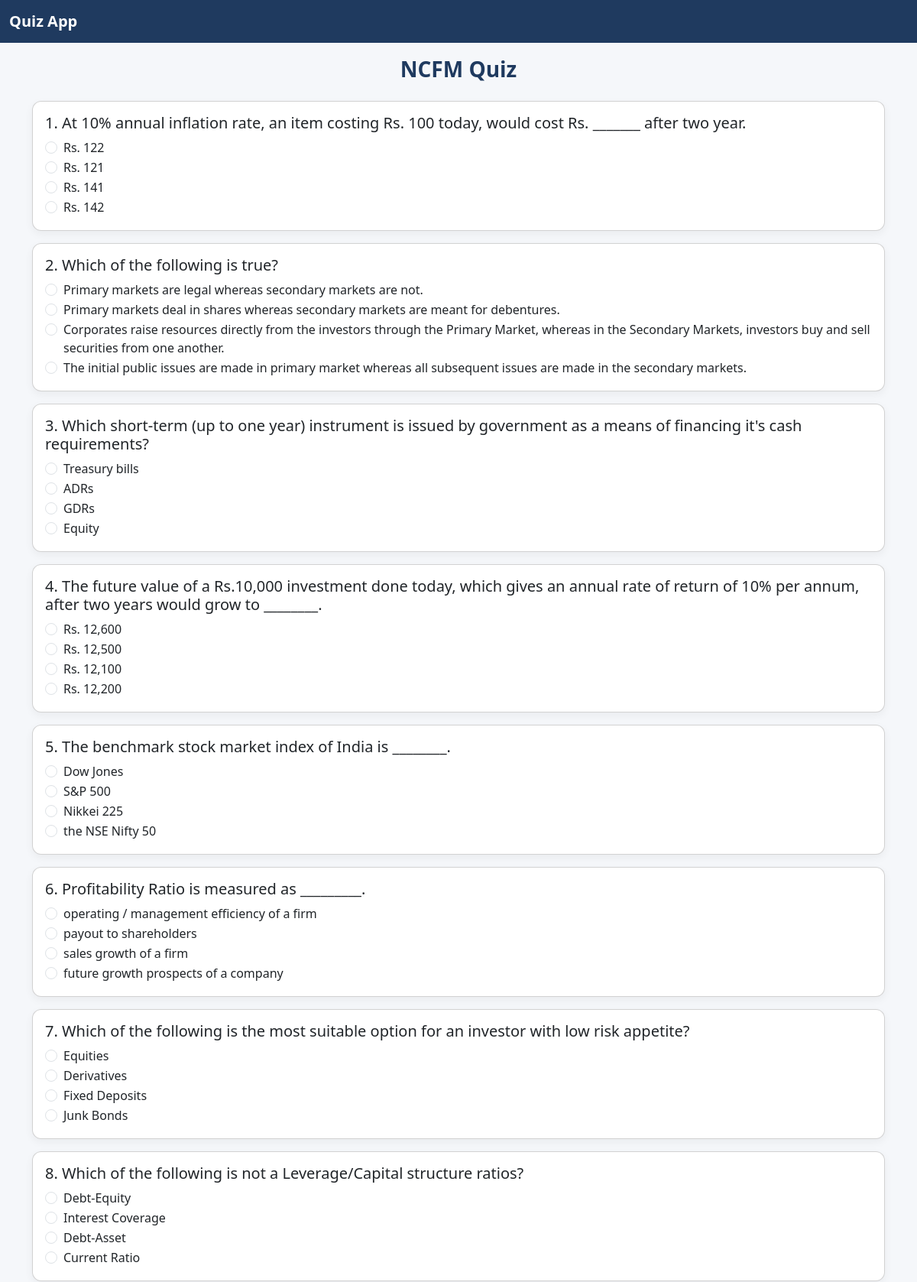
Screenshot of /retake-wrong/10/ (upper part) with the database file from the repository.
### quiz/models.py (models this page shows, shortened)
class Topic(models.Model):
    name = models.CharField(max_length=100)
    slug = models.SlugField(unique=True)

class Question(models.Model):
    topic = models.ForeignKey(Topic, on_delete=models.CASCADE)
    question = models.TextField()
    answer_description = models.TextField()

class Option(models.Model):
    question = models.ForeignKey(
        Question,
        related_name='options',
        on_delete=models.CASCADE
    )
    option_text = models.CharField(max_length=255)
    is_correct_ans = models.BooleanField(default=False)

### quiz/views.py (the view)
# urls.py: path('retake-wrong/<int:attempt_id>/', views.retake_wrong, name='retake_wrong'),
def retake_wrong(request, attempt_id):
    attempt = get_object_or_404(QuizAttempt, id=attempt_id)
    wrong_question_ids = attempt.wrong_questions
    questions = Question.objects.filter(id__in=wrong_question_ids)
    for q in questions:
        q.options_list = list(q.options.all())
        random.shuffle(q.options_list)
    return render(request, 'start_quiz.html', {
        'topic': attempt.topic,
        'questions': questions
    })

### quiz/templates/start_quiz.html (shortened to what this page needs)
{% extends 'base.html' %}
{% block content %}
<h3 class="text-center mb-4">{{ topic.name }} Quiz</h3>
<form method="post" action="{% url 'submit_quiz' topic.slug %}">
    {% for question in questions %}
        <div class="card mb-3">
            <div class="card-body">
                <h5>{{ forloop.counter }}. {{ question.question }}</h5>
                {% for option in question.options_list %}
                <div class="form-check">
                    <input class="form-check-input" type="radio"
                           name="{{ question.id }}"
                           value="{{ option.id }}"
                           id="q{{ question.id }}o{{ option.id }}">
                    <label class="form-check-label" for="q{{ question.id }}o{{ option.id }}">
                        {{ option.option_text }}
                    </label>
                </div>
                {% endfor %}
            </div>
        </div>
    {% endfor %}
</form>
{% endblock %}

### quiz/static/css/style.css (style rules this page uses)
body { padding: 0 8px; padding-top: 50px; background-color: #f5f7fa; color: #212529; }
h1, h2, h3 { color: #1f3a5f; font-weight: 600; }
.card { border-radius: 12px; box-shadow: 0 4px 12px rgba(0,0,0,0.05); }

### rows the page displays
Topic: name "NCFM"
Question: question "At 10% annual inflation rate, an item costing Rs. 100 today, would cost Rs. _______ after two year."
Option: option_text "Rs. 122"
Option: option_text "Rs. 121"
Option: option_text "Rs. 141"
Option: option_text "Rs. 142"
Question: question "Which of the following is true?"
Option: option_text "Primary markets are legal whereas secondary markets are not."
Option: option_text "Primary markets deal in shares whereas secondary markets are meant for debentures."
Option: option_text "Corporates raise resources directly from the investors through the Primary Market, whereas in the Secondary Markets, investors buy and sell securities from one another."
Option: option_text "The initial public issues are made in primary market whereas all subsequent issues are made in the secondary markets."
Question: question "Which short-term (up to one year) instrument is issued by government as a means of financing it's cash requirements?"
Option: option_text "Treasury bills"
Option: option_text "ADRs"
Option: option_text "GDRs"
Option: option_text "Equity"
Question: question "The future value of a Rs.10,000 investment done today, which gives an annual rate of return of 10% per annum, after two years would grow to ________."
Option: option_text "Rs. 12,600"
Option: option_text "Rs. 12,500"
Option: option_text "Rs. 12,100"
Option: option_text "Rs. 12,200"
Question: question "The benchmark stock market index of India is ________."
Option: option_text "Dow Jones"
Option: option_text "S&P 500"
Option: option_text "Nikkei 225"
Option: option_text "the NSE Nifty 50"
Question: question "Profitability Ratio is measured as _________."
Option: option_text "operating / management efficiency of a firm"
Option: option_text "payout to shareholders"
Option: option_text "sales growth of a firm"
Option: option_text "future growth prospects of a company"
Question: question "Which of the following is the most suitable option for an investor with low risk appetite?"
Option: option_text "Equities"
Option: option_text "Derivatives"
Option: option_text "Fixed Deposits"
Option: option_text "Junk Bonds"
Question: question "Which of the following is not a Leverage/Capital structure ratios?"
Option: option_text "Debt-Equity"
Option: option_text "Interest Coverage"
Option: option_text "Debt-Asset"
Option: option_text "Current Ratio"
